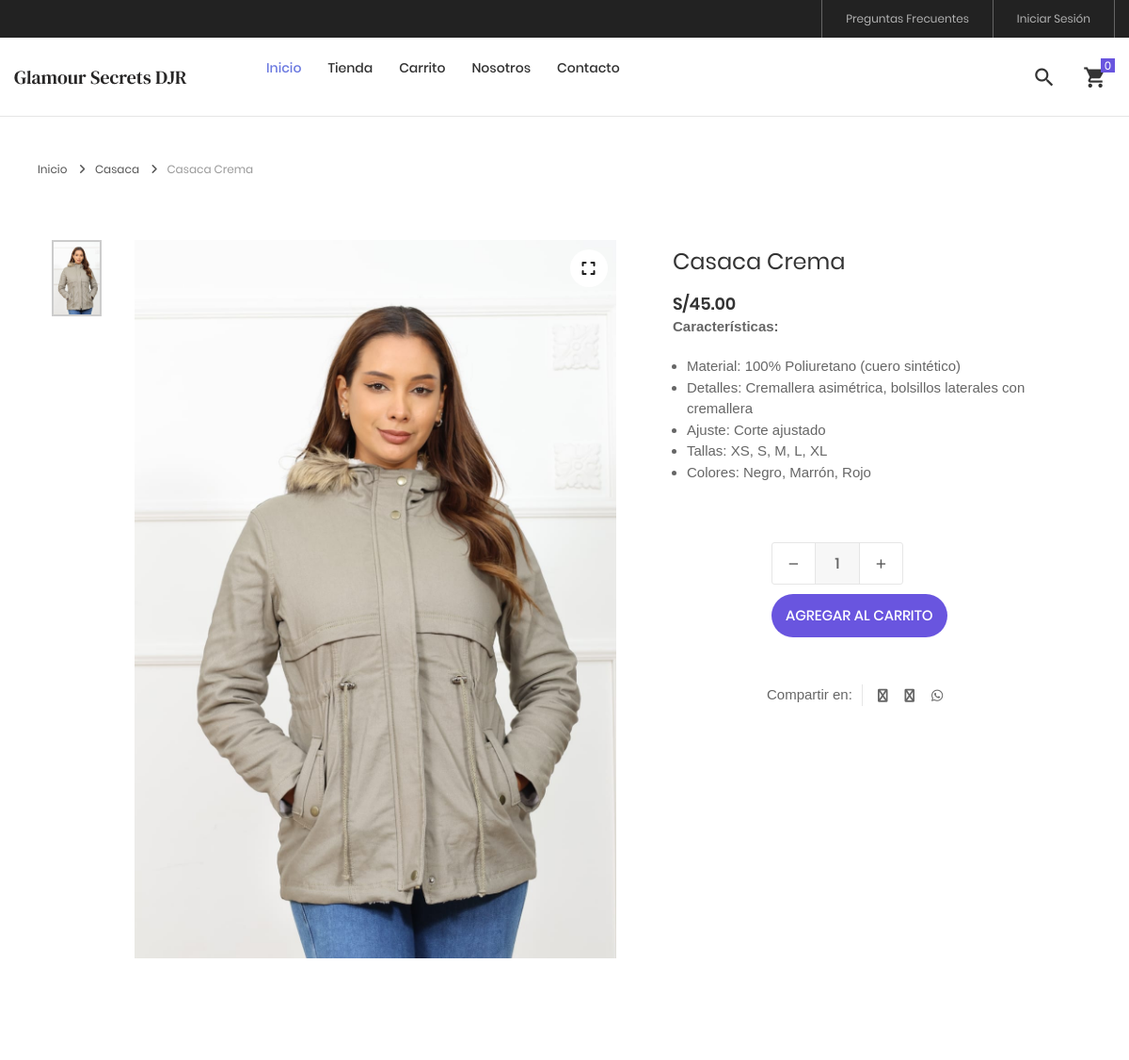
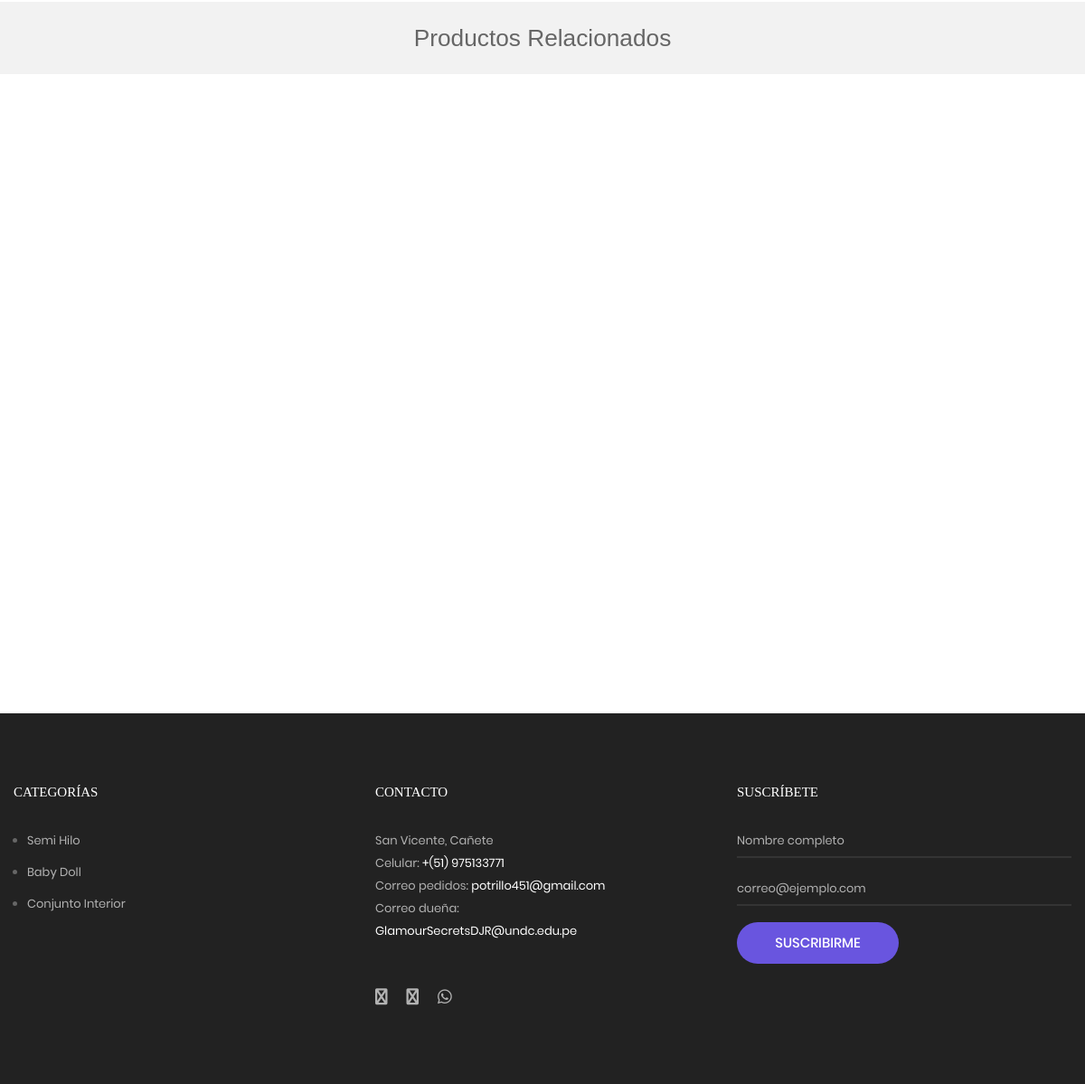
Page /tienda/producto/127/casaca-crema on the committed database (2 pictures, top to bottom).
### tables this page shows
CREATE TABLE `producto` (
  `idproducto` bigint(20) NOT NULL,
  `categoriaid` bigint(20) NOT NULL,
  `codigo` varchar(30) NOT NULL,
  `nombre` varchar(255) NOT NULL,
  `descripcion` text NOT NULL,
  `precio` decimal(11,2) NOT NULL,
  `stock` int(11) NOT NULL,
  `imagen` varchar(100) DEFAULT NULL,
  `datecreated` datetime NOT NULL DEFAULT current_timestamp(),
  `ruta` varchar(255) NOT NULL,
  `status` int(11) NOT NULL DEFAULT 1
);

CREATE TABLE `categoria` (
  `idcategoria` bigint(20) NOT NULL,
  `nombre` varchar(255) NOT NULL,
  `descripcion` text NOT NULL,
  `portada` varchar(100) NOT NULL,
  `datecreated` datetime NOT NULL DEFAULT current_timestamp(),
  `ruta` varchar(255) NOT NULL,
  `status` int(11) NOT NULL DEFAULT 1
);

### Libraries/Core/Views.php (called while the page is built)
<?php
	class Views
	{
		function getView($controller,$view,$data="")
		{
			$controller = get_class($controller);
			if($controller == "Home"){
				$view = "Views/".$view.".php";
			}else{
				$view = "Views/".$controller."/".$view.".php";
			}
			require_once ($view);
		}
	}
 ?>

### index.php (called while the page is built, shortened)
<?php
	require_once("Helpers/Helpers.php");
	require_once("Libraries/Core/Load.php");
 ?>

### Helpers/Helpers.php (called while the page is built, shortened)
<?php
	function base_url()
	{
		return BASE_URL;
	}
    function footerTienda($data="")
    {
        $view_footer = "Views/Template/footer_tienda.php";
        require_once ($view_footer);
    }
    function formatMoney($cantidad){
        $cantidad = number_format($cantidad,2,SPD,SPM);
        return $cantidad;
    }
    function getCatFooter(){
        require_once ("Models/CategoriasModel.php");
        $objCategoria = new CategoriasModel();
        $request = $objCategoria->getCategoriasFooter();
        return $request;
    }
    function getInfoPage(int $idpagina){
        require_once("Libraries/Core/Mysql.php");
        $con = new Mysql();
        $sql = "SELECT * FROM post WHERE idpost = $idpagina";
        $request = $con->select($sql);
        return $request;
    }
 ?>

### Libraries/Core/Mysql.php (called while the page is built, shortened)
<?php
	class Mysql extends Conexion
	{
		private $conexion;
		function __construct()
		{
			$this->conexion = new Conexion();
			$this->conexion = $this->conexion->conect();
		}
		public function select(string $query)
		{
			$this->strquery = $query;
        	$result = $this->conexion->prepare($this->strquery);
			$result->execute();
        	$data = $result->fetch(PDO::FETCH_ASSOC);
        	return $data;
		}
		public function select_all(string $query)
		{
			$this->strquery = $query;
        	$result = $this->conexion->prepare($this->strquery);
			$result->execute();
        	$data = $result->fetchall(PDO::FETCH_ASSOC);
        	return $data;
		}
	}
 ?>

### Libraries/Core/Conexion.php (called while the page is built)
<?php
class Conexion{
	private $conect;
	public function __construct(){
		$connectionString = "mysql:host=".DB_HOST.";dbname=".DB_NAME.";charset=".DB_CHARSET;
		try{
			$this->conect = new PDO($connectionString, DB_USER, DB_PASSWORD);
			$this->conect->setAttribute(PDO::ATTR_ERRMODE, PDO::ERRMODE_EXCEPTION);
		}catch(PDOException $e){
			$this->conect = 'Error de conexión';
		    echo "ERROR: " . $e->getMessage();
		}
	}
	public function conect(){
		return $this->conect;
	}
}
?>

### Models/TProducto.php (called while the page is built, shortened)
<?php
require_once("Libraries/Core/Mysql.php");
trait TProducto{
	public function getProductoT(int $idproducto, string $ruta){
		$this->con = new Mysql();
		$this->intIdProducto = $idproducto;
		$this->strRuta = $ruta;
		$sql = "SELECT p.idproducto,
						p.codigo,
						p.nombre,
						p.descripcion,
						p.categoriaid,
						c.nombre as categoria,
						c.ruta as ruta_categoria,
						p.precio,
						p.ruta,
						p.stock
				FROM producto p
				INNER JOIN categoria c
				ON p.categoriaid = c.idcategoria
				WHERE p.status != 0 AND p.idproducto = '{$this->intIdProducto}' AND p.ruta = '{$this->strRuta}' ";
				$request = $this->con->select($sql);
				if(!empty($request)){
					$intIdProducto = $request['idproducto'];
					$sqlImg = "SELECT img
							FROM imagen
							WHERE productoid = $intIdProducto";
					$arrImg = $this->con->select_all($sqlImg);
					if(count($arrImg) > 0){
						for ($i=0; $i < count($arrImg); $i++) {
							$arrImg[$i]['url_image'] = media().'/images/uploads/'.$arrImg[$i]['img'];
						}
					}else{
						$arrImg[0]['url_image'] = media().'/images/uploads/product.png';
					}
					$request['images'] = $arrImg;
				}
		return $request;
	}
	public function getProductosRandom(int $idcategoria, int $cant, string $option){
		$this->intIdcategoria = $idcategoria;
		$this->cant = $cant;
		$this->option = $option;
		if($option == "r"){
			$this->option = " RAND() ";
		}else if($option == "a"){
			$this->option = " idproducto ASC ";
		}else{
			$this->option = " idproducto DESC ";
		}
		$this->con = new Mysql();
		$sql = "SELECT p.idproducto,
						p.codigo,
						p.nombre,
						p.descripcion,
						p.categoriaid,
						c.nombre as categoria,
						p.precio,
						p.ruta,
						p.stock
				FROM producto p
				INNER JOIN categoria c
				ON p.categoriaid = c.idcategoria
				WHERE p.status != 0 AND p.categoriaid = $this->intIdcategoria
				ORDER BY $this->option LIMIT  $this->cant ";
				$request = $this->con->select_all($sql);
				if(count($request) > 0){
					for ($c=0; $c < count($request) ; $c++) {
						$intIdProducto = $request[$c]['idproducto'];
						$sqlImg = "SELECT img
								FROM imagen
								WHERE productoid = $intIdProducto";
						$arrImg = $this->con->select_all($sqlImg);
						if(count($arrImg) > 0){
							for ($i=0; $i < count($arrImg); $i++) {
								$arrImg[$i]['url_image'] = media().'/images/uploads/'.$arrImg[$i]['img'];
							}
						}
						$request[$c]['images'] = $arrImg;
					}
				}
		return $request;
	}
}
 ?>

### Models/CategoriasModel.php (called while the page is built, shortened)
<?php
	class CategoriasModel extends Mysql
	{
		public function getCategoriasFooter(){
			$sql = "SELECT idcategoria, nombre, descripcion, portada, ruta
					FROM categoria WHERE  status = 1 AND idcategoria IN (".CAT_FOOTER.")";
			$request = $this->select_all($sql);
			if(count($request) > 0){
				for ($c=0; $c < count($request) ; $c++) {
					$request[$c]['portada'] = BASE_URL.'/Assets/images/uploads/'.$request[$c]['portada'];
				}
			}
			return $request;
		}
	}
 ?>

### Views/Tienda/producto.php (the view, shortened to what this page needs)
<?php
$arrProducto = $data['producto'];
$arrProductos = $data['productos'];
$arrImages = $arrProducto['images'];
$rutacategoria = $arrProducto['categoriaid'].'/'.$arrProducto['ruta_categoria'];
$urlShared = base_url()."/tienda/producto/".$arrProducto['idproducto']."/".$arrProducto['ruta'];
 ?>
<br><br><br>
<hr>
	<div class="container">
		<div class="bread-crumb flex-w p-l-25 p-r-15 p-t-30 p-lr-0-lg">
			<a href="<?= base_url(); ?>" class="stext-109 cl8 hov-cl1 trans-04">
				Inicio
				<i class="fa fa-angle-right m-l-9 m-r-10" aria-hidden="true"></i>
			</a>
			<a href="<?= base_url().'/tienda/categoria/'.$rutacategoria; ?>" class="stext-109 cl8 hov-cl1 trans-04">
				<?= $arrProducto['categoria'] ?>
				<i class="fa fa-angle-right m-l-9 m-r-10" aria-hidden="true"></i>
			</a>
			<span class="stext-109 cl4">
				<?= $arrProducto['nombre'] ?>
			</span>
		</div>
	</div>
	<section class="sec-product-detail bg0 p-t-65 p-b-60">
		<div class="container">
			<div class="row">
				<div class="col-md-6 col-lg-7 p-b-30">
					<div class="p-l-25 p-r-30 p-lr-0-lg">
						<div class="wrap-slick3 flex-sb flex-w">
							<div class="wrap-slick3-dots"></div>
							<div class="slick3 gallery-lb">
							<?php
								if(!empty($arrImages)){
									for ($img=0; $img < count($arrImages) ; $img++) {
							 ?>
								<div class="item-slick3" data-thumb="<?= $arrImages[$img]['url_image']; ?>">
									<div class="wrap-pic-w pos-relative">
										<img src="<?= $arrImages[$img]['url_image']; ?>" alt="<?= $arrProducto['nombre']; ?>">
										<a class="flex-c-m size-108 how-pos1 bor0 fs-16 cl10 bg0 hov-btn3 trans-04" href="<?= $arrImages[$img]['url_image']; ?>">
											<i class="fa fa-expand"></i>
										</a>
									</div>
								</div>
							<?php
									}
								}
							?>
							</div>
						</div>
					</div>
				</div>
				<div class="col-md-6 col-lg-5 p-b-30">
					<div class="p-r-50 p-t-5 p-lr-0-lg">
						<h4 class="mtext-105 cl2 js-name-detail p-b-14">
							<?= $arrProducto['nombre']; ?>
						</h4>
						<span class="mtext-106 cl2">
							<?= SMONEY.formatMoney($arrProducto['precio']); ?>
						</span>
						<?= $arrProducto['descripcion']; ?>
						<div class="p-t-33">
							<div class="flex-w flex-r-m p-b-10">
								<div class="size-204 flex-w flex-m respon6-next">
									<div class="wrap-num-product flex-w m-r-20 m-tb-10">
										<div class="btn-num-product-down cl8 hov-btn3 trans-04 flex-c-m">
											<i class="fs-16 zmdi zmdi-minus"></i>
										</div>
										<input id="cant-product" class="mtext-104 cl3 txt-center num-product" type="number" name="num-product" value="1" min="1">
										<div class="btn-num-product-up cl8 hov-btn3 trans-04 flex-c-m">
											<i class="fs-16 zmdi zmdi-plus"></i>
										</div>
									</div>
									<button id="<?= openssl_encrypt($arrProducto['idproducto'],METHODENCRIPT,KEY); ?>" class="flex-c-m stext-101 cl0 size-101 bg1 bor1 hov-btn1 p-lr-15 trans-04 js-addcart-detail">
										Agregar al carrito
									</button>
								</div>
							</div>
						</div>
						<div class="flex-w flex-m p-l-100 p-t-40 respon7">
							<div class="flex-m bor9 p-r-10 m-r-11">
								Compartir en:
							</div>
							<a href="#" class="fs-14 cl3 hov-cl1 trans-04 lh-10 p-lr-5 p-tb-2 m-r-8 tooltip100" data-tooltip="Facebook"
								onclick="window.open('https://www.facebook.com/sharer/sharer.php?u=<?= $urlShared; ?> &t=<?= $arrProducto['nombre'] ?>','ventanacompartir', 'toolbar=0, status=0, width=650, height=450');"
								>
								<i class="fa fa-facebook"></i>
							</a>
							<a href="https://twitter.com/intent/tweet?text=<?= $arrProducto['nombre'] ?>&url=<?= $urlShared; ?>&hashtags=<?= SHAREDHASH; ?>" target="_blank" class="fs-14 cl3 hov-cl1 trans-04 lh-10 p-lr-5 p-tb-2 m-r-8 tooltip100" data-tooltip="Twitter">
								<i class="fa fa-twitter"></i>
							</a>
							<a href="https://api.whatsapp.com/send?text=<?= $arrProducto['nombre'].' '.$urlShared ?>" target="_blank" class="fs-14 cl3 hov-cl1 trans-04 lh-10 p-lr-5 p-tb-2 m-r-8 tooltip100" data-tooltip="WhatsApp">
								<i class="fab fa-whatsapp" aria-hidden="true"></i>
							</a>
						</div>
					</div>
				</div>
			</div>
		</div>
		<div class="bg6 flex-c-m flex-w size-302 m-t-73 p-tb-15">
			<h3>Productos Relacionados</h3>
		</div>
	</section>
	<section class="sec-relate-product bg0 p-t-45 p-b-105">
		<div class="container">
			<div class="wrap-slick2">
				<div class="slick2">
				<?php
					if(!empty($arrProductos)){
						for ($p=0; $p < count($arrProductos); $p++) {
							$ruta = $arrProductos[$p]['ruta'];
							if(count($arrProductos[$p]['images']) > 0 ){
								$portada = $arrProductos[$p]['images'][0]['url_image'];
							}else{
								$portada = media().'/images/uploads/product.png';
							}
				 ?>
					<div class="item-slick2 p-l-15 p-r-15 p-t-15 p-b-15">
						<div class="block2">
							<div class="block2-pic hov-img0">
								<img src="<?= $portada ?>" alt="<?= $arrProductos[$p]['nombre'] ?>">
							</div>
							<div class="block2-txt flex-w flex-t p-t-14">
								<div class="block2-txt-child1 flex-col-l ">
									<a href="<?= base_url().'/tienda/producto/'.$arrProductos[$p]['idproducto'].'/'.$ruta; ?>" class="stext-104 cl4 hov-cl1 trans-04 js-name-b2 p-b-6">
									</a>
									<span class="stext-105 cl3">
									</span>
								</div>
								<div class="block2-txt-child2 flex-r p-t-3">
									<a href="#"
									 id="<?= openssl_encrypt($arrProductos[$p]['idproducto'],METHODENCRIPT,KEY); ?>"
									 pr="1"
									 class="btn-addwish-b2 dis-block pos-relative js-addwish-b2 js-addcart-detail
									 icon-header-item cl2 hov-cl1 trans-04 p-l-22 p-r-11
									 ">
										<i class="zmdi zmdi-shopping-cart"></i>
									</a>
								</div>
							</div>
						</div>
					</div>
				<?php
						}
					}
				 ?>
				</div>
			</div>
		</div>
	</section>
<?php
	footerTienda($data);
?>

### Views/Template/footer_tienda.php (shortened to what this page needs)
	<?php
		$catFotter = getCatFooter();
	 ?>
	<footer class="bg3 p-t-75 p-b-32">
		<div class="container">
			<div class="row">
				<div class="col-sm-6 col-lg-4 p-b-50">
					<h4 class="stext-301 cl0 p-b-30">
						Categorías
					</h4>
					<?php if(count($catFotter) > 0){ ?>
					<ul>
						<?php foreach ($catFotter as $cat) { ?>
						<li class="p-b-10">
							<a href="<?= base_url() ?>/tienda/categoria/<?= $cat['idcategoria'].'/'.$cat['ruta'] ?>" class="stext-107 cl7 hov-cl1 trans-04">
								<?= $cat['nombre'] ?>
							</a>
						</li>
						<?php } ?>
					</ul>
					<?php } ?>
				</div>
				<div class="col-sm-6 col-lg-4 p-b-50">
					<h4 class="stext-301 cl0 p-b-30">
						Contacto
					</h4>
					<p class="stext-107 cl7 size-201">
						<?= DIRECCION ?> <br>
						Celular: <a class="linkFooter" href="tel:<?= TELEMPRESA ?>"><?= TELEMPRESA ?></a><br>
						Correo pedidos: <a class="linkFooter" href="mailto:<?= EMAIL_PEDIDOS ?>"><?= EMAIL_PEDIDOS ?></a><br>
						Correo dueña: <a class="linkFooter" href="mailto:<?= EMAIL_EMPRESA ?>"><?= EMAIL_EMPRESA ?></a>
					</p>
					<div class="p-t-27">
						<a href="<?= FACEBOOK ?>" target="_blanck" class="fs-18 cl7 hov-cl1 trans-04 m-r-16">
							<i class="fa fa-facebook"></i>
						</a>
						<a href="<?= INSTAGRAM ?>" target="_blanck"  class="fs-18 cl7 hov-cl1 trans-04 m-r-16">
							<i class="fa fa-instagram"></i>
						</a>
						<a href="https://wa.me/<?= WHATSAPP ?>" target="_blanck"  class="fs-18 cl7 hov-cl1 trans-04 m-r-16">
							<i class="fab fa-whatsapp"></i>
						</a>
					</div>
				</div>
				<div class="col-sm-6 col-lg-4 p-b-50">
					<h4 class="stext-301 cl0 p-b-30">
						Suscríbete
					</h4>
					<form id="frmSuscripcion" name="frmSuscripcion">
						<div class="wrap-input1 w-full p-b-4">
							<input class="input1 bg-none plh1 stext-107 cl7" type="text" id="nombreSuscripcion" name="nombreSuscripcion" placeholder="Nombre completo" required>
						</div>
						<br>
						<div class="wrap-input1 w-full p-b-4">
							<input class="input1 bg-none plh1 stext-107 cl7" type="email" id="emailSuscripcion" name="emailSuscripcion" placeholder="correo@ejemplo.com" required >
						</div>
						<div class="p-t-18">
							<button class="flex-c-m stext-101 cl0 size-103 bg1 bor1 hov-btn2 p-lr-15 trans-04">
								Suscribirme
							</button>
						</div>
					</form>
				</div>
			</div>
		</div>
	</footer>
</body>
</html>

### rows in the picture
producto: categoriaid.nombre "Casaca", nombre "Casaca Crema", precio "45.00", descripcion "Características: Material: 100% Poliuretano (cuero sintético) Detalles: Cremallera asimétrica, bolsillos laterales con cremallera Ajuste: Corte ajustado Tallas: XS, S, M, L, XL Colores: Negro, Marrón, Rojo"
producto: shows a picture
categoria: nombre "Semi Hilo"
categoria: nombre "Baby Doll"
categoria: nombre "Conjunto Interior"

### other values in the picture
SMONEY "S/"
DIRECCION "San Vicente, Cañete"
TELEMPRESA "+(51) 975133771"
EMAIL_PEDIDOS "potrillo451@gmail.com"
EMAIL_EMPRESA "GlamourSecretsDJR@undc.edu.pe"
